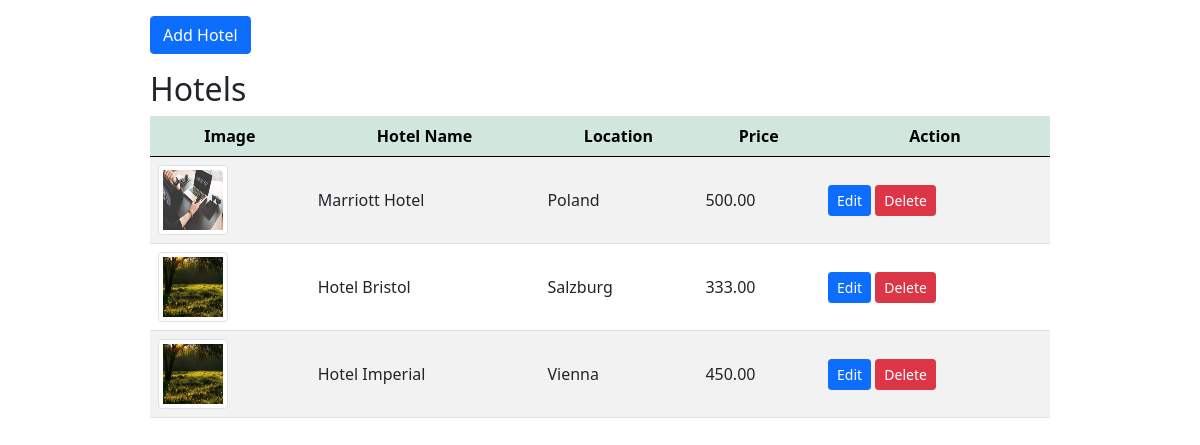
/hotels/index.php (signed in), run on the app's committed database.
### tables this page shows
CREATE TABLE `hotels` (
  `hotel_id` int(11) NOT NULL,
  `hotelName` varchar(255) NOT NULL,
  `hotelLoc` varchar(255) NOT NULL,
  `hotelPrice` decimal(13,2) NOT NULL,
  `hotelImage` varchar(255) DEFAULT NULL,
  `fk_agencyId` int(11) DEFAULT NULL
);

### hotels/index.php (the view, shortened to what this page needs)
<?php
require_once '../components/db_connect.php';
$sql = "SELECT * FROM hotels";
$result = mysqli_query($connect ,$sql);
$tbody='';
if(mysqli_num_rows($result)  > 0) {
    while($row = mysqli_fetch_array($result, MYSQLI_ASSOC)){
        $tbody .= "<tr>
            <td><img class='img-thumbnail' src='../pictures/" .$row['hotelImage']."'</td>
            <td>" .$row['hotelName']."</td>
            <td>" .$row['hotelLoc']."</td>
            <td>" .$row['hotelPrice']."</td>
            <td><a href='update.php?id=" .$row['hotel_id']."'><button class='btn btn-primary btn-sm' type='button'>Edit</button></a>
            <a href='delete.php?id=" .$row['hotel_id']."'><button class='btn btn-danger btn-sm' type='button'>Delete</button></a></td>
            </tr>";
    };
} else {
    $tbody =  "<tr><td colspan='5'><center>No Data Available </center></td></tr>";
}
?>
<!DOCTYPE html>
<html lang="en">
    <head>
        <?php require_once '../components/boot.php'?>
    </head>
    <body>
        <div class="manageProduct w-75 mt-3">
            <div class='mb-3'>
                <a href= "create.php"><button class='btn btn-primary'type="button" >Add Hotel</button></a>
            </div>
            <p class='h2'>Hotels</p>
            <table class='table table-striped'>
                <thead class='table-success'>
                    <tr>
                        <th>Image</th>
                        <th>Hotel Name</th>
                        <th>Location</th>
                        <th>Price</th>
                        <th>Action</th>
                    </tr>
                </thead>
                <tbody>
                    <?= $tbody;?>
                </tbody>
            </table>
        </div>
    </body>
</html>

### components/boot.php (shortened to what this page needs)
<link href="https://cdn.jsdelivr.net/npm/bootstrap@5.0.0-beta1/dist/css/bootstrap.min.css" rel="stylesheet">

### hotels/index.php (style rules this page uses)
.manageProduct { margin: auto; }
.img-thumbnail { width: 70px !important; height: 70px !important; }
td { text-align: left; vertical-align: middle; }
tr { text-align: center; }

### data on the page
hotels: hotelImage (picture), hotelName "Marriott Hotel", hotelLoc "Poland", hotelPrice "500.00"
hotels: hotelImage (picture), hotelName "Hotel Bristol", hotelLoc "Salzburg", hotelPrice "333.00"
hotels: hotelImage (picture), hotelName "Hotel Imperial", hotelLoc "Vienna", hotelPrice "450.00"
